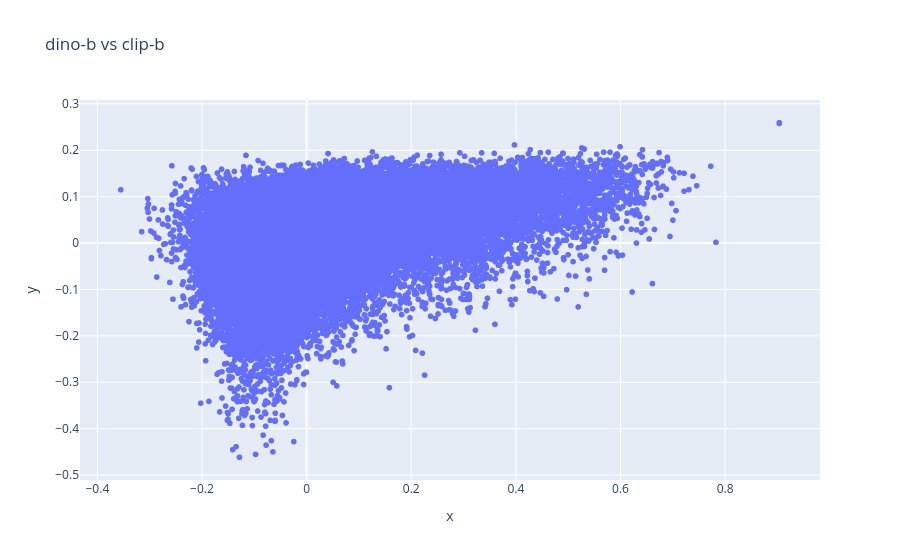

Notebook code for this chart:
### Code cell
px.scatter(x=simmat_dino_b.view(-1)[random_idcs].cpu()-simmat_dino_b.mean(), 
           y=simmat_clip_b.view(-1)[random_idcs].cpu()-simmat_clip_b.mean(), title='dino-b vs clip-b')

### Figure 1 — Plotly figure (JSON) as saved in the notebook; plotly's stock layout.template omitted (floating-point values rounded to 4 significant figures; data arrays with more than 128 entries replaced by an {"elided": "..."} marker saying what was removed)
{"data": [{"hovertemplate": "x=%{x}<br>y=%{y}<extra></extra>", "legendgroup": "", "marker": {"color": "#636efa", "symbol": "circle"}, "mode": "markers", "name": "", "showlegend": false, "type": "scattergl", "x": {"elided": "62490 float values"}, "xaxis": "x", "y": {"elided": "62490 float values"}, "yaxis": "y"}], "layout": {"legend": {"tracegroupgap": 0}, "title": {"text": "dino-b vs clip-b"}, "xaxis": {"anchor": "y", "domain": [0, 1], "title": {"text": "x"}}, "yaxis": {"anchor": "x", "domain": [0, 1], "title": {"text": "y"}}}}
